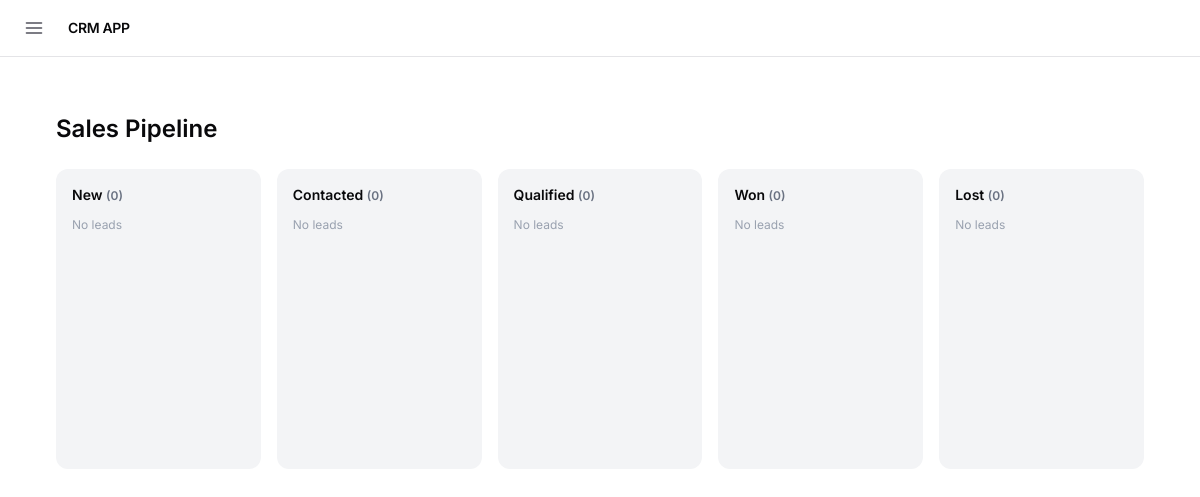
Before: /dashboard/leads/pipeline/ (signed in) with the older database file.
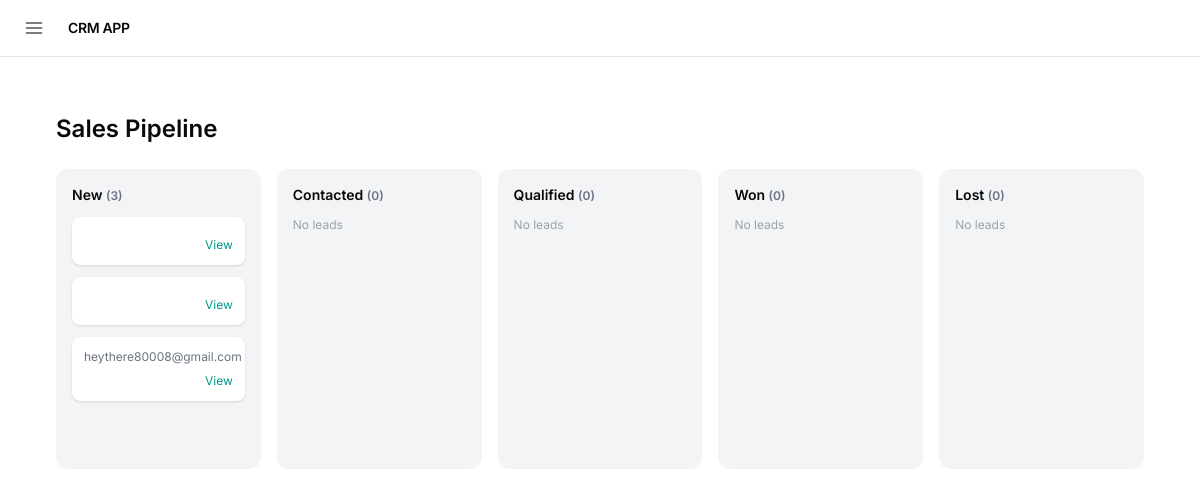
After: the same page with the newer database file.
### lead/models.py (models this page shows, shortened)
class Lead(models.Model):
    lead_name = models.CharField(
        max_length=200,
        help_text="Display name for the lead (e.g. ACME Website Enquiry)"
    )
    email = models.EmailField(blank=True)
    STATUS_CHOICES = (
        ('new', 'New'),
        ('contacted', 'Contacted'),
        ('qualified', 'Qualified'),
        ('won', 'Won'),
        ('lost', 'Lost'),
    )
    status = models.CharField(
        max_length=20,
        choices=STATUS_CHOICES,
        default='new'
    )
    lead_owner = models.ForeignKey(
        User,
        on_delete=models.SET_NULL,
        null=True,
        blank=True,
        related_name="owned_leads"
    )
    converted_to_client = models.BooleanField(default=False)
    salutation = models.CharField(max_length=20, blank=True)
    gender = models.CharField(max_length=20, blank=True)
    first_name = models.CharField(max_length=100, blank=True)
    middle_name = models.CharField(max_length=100, blank=True)
    last_name = models.CharField(max_length=100, blank=True)
    job_title = models.CharField(max_length=100, blank=True)
    series = models.CharField(
        max_length=100,
        default="CRM-LEAD-.YYYY.-",
        blank=True
    )
    source = models.CharField(max_length=100, blank=True)
    lead_type = models.CharField(max_length=50, blank=True)
    request_type = models.CharField(max_length=50, blank=True)
    mobile_no = models.CharField(max_length=20, blank=True)
    phone = models.CharField(max_length=20, blank=True)
    phone_ext = models.CharField(max_length=10, blank=True)
    whatsapp = models.CharField(max_length=20, blank=True)
    website = models.URLField(blank=True)
    fax = models.CharField(max_length=50, blank=True)
    organization_name = models.CharField(max_length=200, blank=True)
    annual_revenue = models.CharField(max_length=100, blank=True)
    territory = models.CharField(max_length=100, blank=True)
    no_of_employees = models.CharField(max_length=50, blank=True)
    industry = models.CharField(max_length=100, blank=True)
    market_segment = models.CharField(max_length=100, blank=True)
    city = models.CharField(max_length=100, blank=True)
    state = models.CharField(max_length=100, blank=True)
    country = models.CharField(max_length=100, default='India', blank=True)
    qualification_status = models.CharField(
        max_length=50,
        default='Unqualified',
        blank=True
    )
    qualified_by = models.CharField(max_length=100, blank=True)
    qualified_on = models.DateField(null=True, blank=True)
    campaign_name = models.CharField(max_length=100, blank=True)
    print_language = models.CharField(max_length=50, default='English', blank=True)
    disabled = models.BooleanField(default=False)
    unsubscribed = models.BooleanField(default=False)
    blog_subscriber = models.BooleanField(default=False)
    created_at = models.DateTimeField(auto_now_add=True)
    modified_at = models.DateTimeField(auto_now=True)
    deleted_at = models.DateTimeField(null=True, blank=True)
    deleted_by = models.ForeignKey(
        User,
        null=True,
        blank=True,
        on_delete=models.SET_NULL,
        related_name="deleted_leads"
    )

### lead/views.py (the view)
# urls.py: path('pipeline/', views.pipeline, name='leads_pipeline'),
@login_required
def pipeline(request):
    leads = Lead.objects.filter(
        lead_owner=request.user,
        deleted_at__isnull=True
    )
    pipeline = {
        'new': leads.filter(status='new'),
        'contacted': leads.filter(status='contacted'),
        'qualified': leads.filter(status='qualified'),
        'won': leads.filter(status='won'),
        'lost': leads.filter(status='lost'),
    }
    return render(request, 'lead/leads_pipeline.html', {
        'pipeline': pipeline
    })

### crm/context_processors.py (called while the page is built)
def app_settings(request):
    setting = AppSetting.objects.first()
    return {
        'app_setting': setting
    }

### userprofile/context_processors.py (called while the page is built)
def sidebar_visibility(request):
    auth_pages = [
        'login',
        'signup',
        'login_otp',
        'verify_login_otp',
        'forgot_password',
        'verify_otp',
        'reset_password'
    ]
    current_url_name = request.resolver_match.url_name if request.resolver_match else None
    show_shell = request.user.is_authenticated and current_url_name not in auth_pages
    return {
        'show_app_shell': show_shell
    }

### lead/templates/lead/leads_pipeline.html (shortened to what this page needs)
{% extends 'core/base.html' %}
{% block content %}
<div class="p-6">
    <h1 class="text-2xl font-semibold mb-6">Sales Pipeline</h1>
    <div class="grid grid-cols-1 md:grid-cols-5 gap-4">
        {% for stage, leads in pipeline.items %}
        <div class="bg-gray-100 rounded-xl p-4 min-h-[300px]"
             data-status="{{ stage }}"
             ondragover="allowDrop(event)"
             ondrop="dropLead(event)">
            <h2 class="text-sm font-semibold mb-3 capitalize">
                {{ stage }}
                <span class="text-gray-500 text-xs">
                    ({{ leads.count }})
                </span>
            </h2>
            <div class="space-y-3 leads-container">
                {% for lead in leads %}
                <div class="lead-card bg-white rounded-lg p-3 shadow text-sm cursor-move"
                     draggable="true"
                     data-lead-id="{{ lead.id }}"
                     ondragstart="dragStart(event)">
                    <p class="text-gray-500 text-xs">{{ lead.email }}</p>
                    <div class="mt-2 flex justify-between text-xs">
                        <a href="{% url 'leads_detail' lead.id %}" class="text-teal-600">
                            View
                        </a>
                    </div>
                </div>
                {% empty %}
                <p class="text-xs text-gray-400">No leads</p>
                {% endfor %}
            </div>
        </div>
        {% endfor %}
    </div>
</div>
{% endblock %}

Changed rows visible on the page:
added Lead: email "heythere80008@gmail.com"
Other visible differences:
new list line: "New ( 3 )"
list line gone: "New ( 0 ) No leads"
